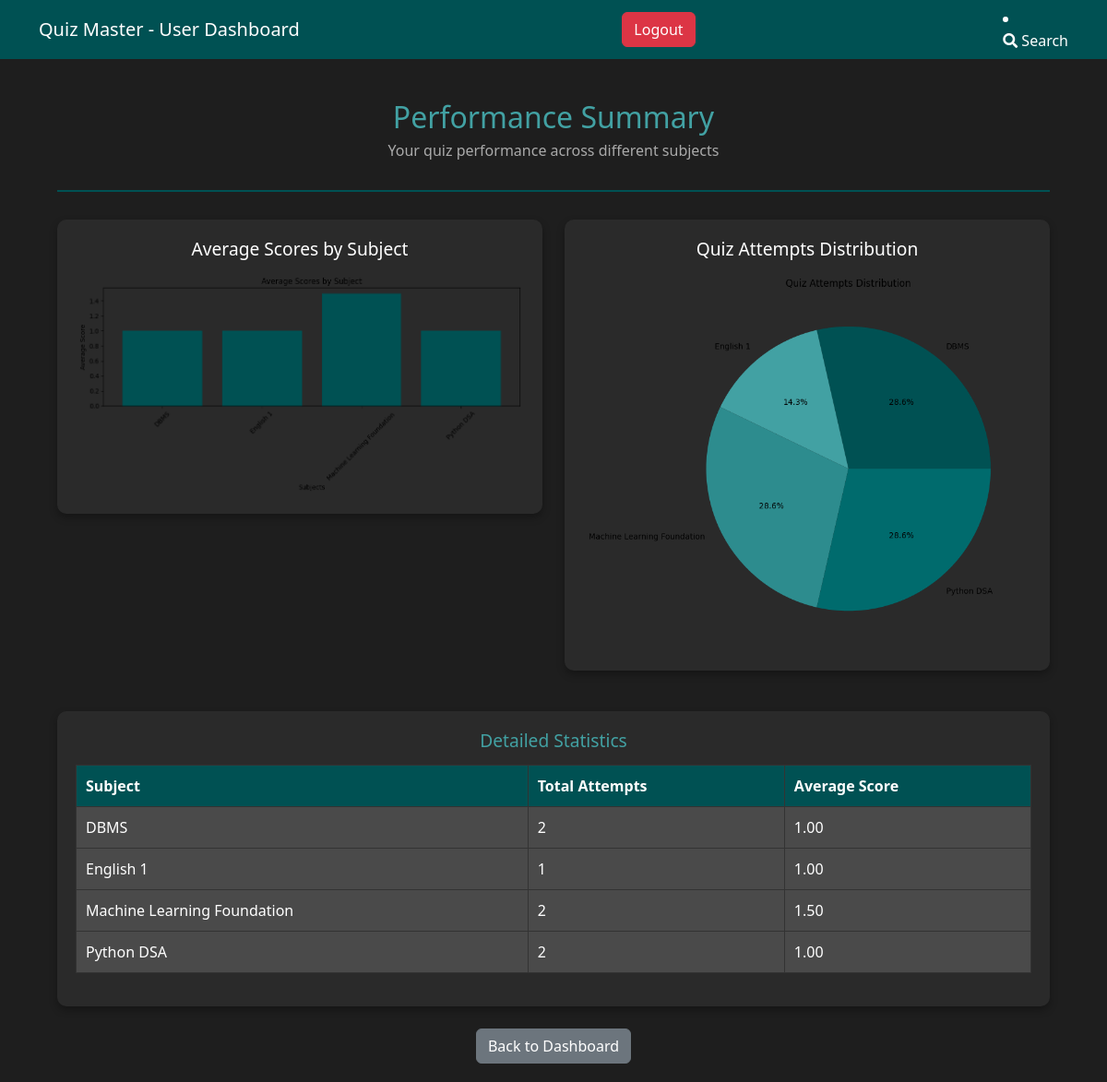
Page /summary (signed in) on the committed database.
### model.py (models this page shows)
class Subject(db.Model):
    id=db.Column(db.Integer,primary_key=True)
    subject_name=db.Column(db.String(50),nullable=False)
    description=db.Column(db.Text)

### app.py (the view, shortened to what this page needs)
@app.route('/summary')
@login_required
def summary():
    if current_user.is_admin():
        flash('Admins cannot view personal summaries')
        return redirect(url_for('admin_dashboard'))
    try:
        subject_scores = (
            db.session.query(
                Subject.subject_name,
                db.func.count(Score.id).label('attempts'),
                db.func.avg(Score.total_score).label('average_score')
            )
            .join(Chapter, Subject.id == Chapter.subject_id)
            .join(Quiz, Chapter.id == Quiz.chapter_id)
            .join(Score, Quiz.id == Score.quiz_id)
            .filter(Score.user_id == current_user.id)
            .group_by(Subject.subject_name)
            .all()
        )
        if not subject_scores:
            flash('No quiz attempts found. Take some quizzes to see your summary!', 'info')
            return redirect(url_for('user_dashboard'))
        subjects = [score[0] for score in subject_scores]
        attempts = [score[1] for score in subject_scores]
        averages = [round(float(score[2]), 2) for score in subject_scores]
        plt.figure(figsize=(10, 5))
        plt.bar(subjects, averages, color='#005153')
        plt.title('Average Scores by Subject')
        plt.xlabel('Subjects')
        plt.ylabel('Average Score')
        plt.xticks(rotation=45)
        plt.tight_layout()
        bar_bytes = io.BytesIO()
        plt.savefig(bar_bytes, format='png', bbox_inches='tight', transparent=True)
        bar_bytes.seek(0)
        bar_graph = base64.b64encode(bar_bytes.getvalue()).decode()
        plt.close()
        plt.figure(figsize=(8, 8))
        colors = ['#005153', '#42A1A3', '#2D8C8E', '#006B6D', '#003F41']
        plt.pie(attempts, labels=subjects, autopct='%1.1f%%', colors=colors)
        plt.title('Quiz Attempts Distribution')
        plt.tight_layout()
        pie_bytes = io.BytesIO()
        plt.savefig(pie_bytes, format='png', bbox_inches='tight', transparent=True)
        pie_bytes.seek(0)
        pie_graph = base64.b64encode(pie_bytes.getvalue()).decode()
        plt.close()
        return render_template(
            'summary.html',
            bar_graph=bar_graph,
            pie_graph=pie_graph,
            subject_scores=subject_scores
        )
    except Exception as e:
        flash(f'Error generating summary: {str(e)}', 'danger')
        return redirect(url_for('user_dashboard'))

### app.py (called while the page is built)
@login_manager.user_loader
def load_user(user_id):
    return User.query.get(int(user_id))

### model.py (called while the page is built)
    def is_admin(self):
        return self.role == 'admin'

### templates/summary.html (shortened to what this page needs)
{% extends 'user_base.html' %}
{% block body %}
<div class="container mt-4">
    <div class="summary-container">
        <div class="summary-header">
            <h2>Performance Summary</h2>
            <p>Your quiz performance across different subjects</p>
        </div>
        <div class="row">
            <div class="col-md-6">
                <div class="chart-card">
                    <h3>Average Scores by Subject</h3>
                    <img alt="Bar Graph" class="img-fluid">
                </div>
            </div>
            <div class="col-md-6">
                <div class="chart-card">
                    <h3>Quiz Attempts Distribution</h3>
                    <img alt="Pie Chart" class="img-fluid">
                </div>
            </div>
        </div>
        <div class="stats-table-container mt-4">
            <h3>Detailed Statistics</h3>
            <table class="table table-hover">
                <thead>
                    <tr>
                        <th>Subject</th>
                        <th>Total Attempts</th>
                        <th>Average Score</th>
                    </tr>
                </thead>
                <tbody>
                    {% for subject, attempts, avg_score in subject_scores %}
                    <tr>
                        <td>{{ subject }}</td>
                        <td>{{ attempts }}</td>
                        <td>{{ "%.2f"|format(avg_score) }}</td>
                    </tr>
                    {% endfor %}
                </tbody>
            </table>
        </div>
        <div class="text-center mt-4">
            <a href="{{ url_for('user_dashboard') }}" class="btn btn-secondary">Back to Dashboard</a>
        </div>
    </div>
</div>
{% endblock body %}

### templates/user_base.html (style rules this page uses)
body { background-color:#1E1E1E ; color: white ; }
.table { background-color: #4A4A4A !important; color: white; border-collapse: collapse; }
.table th, .table td { background-color: #4A4A4A !important; border: 1px solid #42A1A3; color: #FFFFFF; padding: 10px; }
.table thead { background-color: #4A4A4A !important; color: #FFFFFF; }
.table tbody tr:nth-child(even) { background-color: #4A4A4A !important; }

### templates/summary.html (style rules this page uses)
.summary-container { max-width: 1200px; margin: 0 auto; padding: 20px; }
.summary-header { text-align: center; margin-bottom: 30px; padding-bottom: 15px; border-bottom: 2px solid #005153; }
.summary-header h2 { color: #42A1A3; margin-bottom: 5px; }
.summary-header p { color: #AAA; }
.chart-card { background-color: #2A2A2A; border-radius: 10px; padding: 20px; margin-bottom: 20px; box-shadow: 0 4px 8px rgba(0,0,0,0.3); transition: transform 0.3s ease; }
.chart-card h3 { color: #42A1A3; font-size: 1.2rem; margin-bottom: 15px; text-align: center; color: white; }
.stats-table-container { background-color: #2A2A2A; border-radius: 10px; padding: 20px; box-shadow: 0 4px 8px rgba(0,0,0,0.3); color: white; }
.stats-table-container h3 { color: #42A1A3; font-size: 1.2rem; margin-bottom: 15px; text-align: center; }
.table th { background-color: #005153 !important; color: white; border-color: #333; }
.table td { background-color: transparent !important; border-color: #333; }

### rows in the picture
Subject: subject_name "DBMS", attempts "2", avg_score "1.00"
Subject: subject_name "English 1", attempts "1", avg_score "1.00"
Subject: subject_name "Machine Learning Foundation", attempts "2", avg_score "1.50"
Subject: subject_name "Python DSA", id "2", avg_score "1.00"
